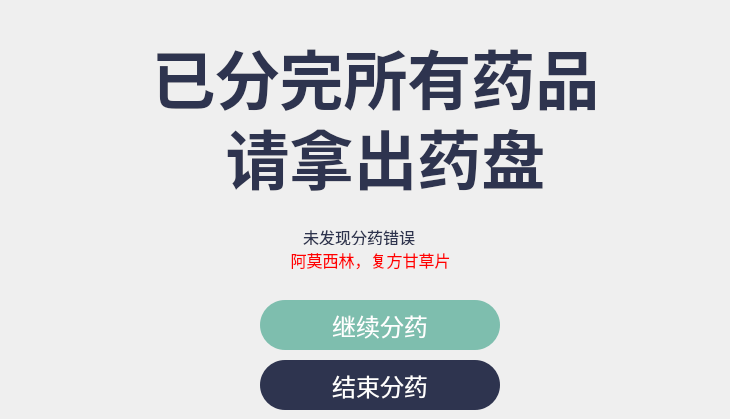
      <widget class="QWidget" name="finish_dispense_page">
       <widget class="QLabel" name="guide_msg_4">
        <property name="enabled">
         <bool>true</bool>
        </property>
        <property name="geometry">
         <rect>
          <x>40</x>
          <y>10</y>
          <width>671</width>
          <height>131</height>
         </rect>
        </property>
        <property name="styleSheet">
         <string notr="true">QLabel
{
color: #2E344F;
text-align: center;
font-family: &quot;Source Han Sans SC&quot;;
font-size: 64px;
font-style: normal;
font-weight: 700;
line-height: normal;
}</string>
        </property>
        <property name="frameShape">
         <enum>QFrame::NoFrame</enum>
        </property>
        <property name="lineWidth">
         <number>1</number>
        </property>
        <property name="text">
         <string>已分完所有药品</string>
        </property>
        <property name="textFormat">
         <enum>Qt::AutoText</enum>
        </property>
        <property name="alignment">
         <set>Qt::AlignCenter</set>
        </property>
       </widget>
       <widget class="QLabel" name="dispense_error_msg">
        <property name="geometry">
         <rect>
          <x>303</x>
          <y>229</y>
          <width>231</width>
          <height>16</height>
         </rect>
        </property>
        <property name="styleSheet">
         <string notr="true">QLabel
{
color: #2E344F;
font-family: &quot;Source Han Sans SC&quot;;
font-size: 16px;
font-style: normal;
font-weight: 400;
line-height: normal;
}</string>
        </property>
        <property name="text">
         <string>未发现分药错误</string>
        </property>
        <property name="alignment">
         <set>Qt::AlignLeading|Qt::AlignLeft|Qt::AlignVCenter</set>
        </property>
       </widget>
       <widget class="QLabel" name="check_mark_4">
        <property name="geometry">
         <rect>
          <x>280</x>
          <y>230</y>
          <width>16</width>
          <height>16</height>
         </rect>
        </property>
        <property name="text">
         <string/>
        </property>
        <property name="pixmap">
         <pixmap>imgs/green_check_mark.png</pixmap>
        </property>
        <property name="scaledContents">
         <bool>true</bool>
        </property>
        <property name="alignment">
         <set>Qt::AlignCenter</set>
        </property>
       </widget>
       <widget class="QPushButton" name="next_patient_button">
        <property name="geometry">
         <rect>
          <x>260</x>
          <y>300</y>
          <width>240</width>
          <height>50</height>
         </rect>
        </property>
        <property name="cursor">
         <cursorShape>PointingHandCursor</cursorShape>
        </property>
        <property name="layoutDirection">
         <enum>Qt::LeftToRight</enum>
        </property>
        <property name="styleSheet">
         <string notr="true">QPushButton {
	border-radius: 25px;
	background: #7EBEAE;
    border: none;
    color: #FFF;
    font-size: 24px;
    font-weight: 400;
    padding: 10px;
}

QPushButton:hover {
    background-color: #66A696;
}

QPushButton:pressed {
    background-color: #7EBEAE;
}</string>
        </property>
        <property name="text">
         <string>继续分药</string>
        </property>
       </widget>
       <widget class="QLabel" name="guide_msg_5">
        <property name="enabled">
         <bool>true</bool>
        </property>
        <property name="geometry">
         <rect>
          <x>50</x>
          <y>90</y>
          <width>671</width>
          <height>131</height>
         </rect>
        </property>
        <property name="styleSheet">
         <string notr="true">QLabel
{
color: #2E344F;
text-align: center;
font-family: &quot;Source Han Sans SC&quot;;
font-size: 64px;
font-style: normal;
font-weight: 700;
line-height: normal;
}</string>
        </property>
        <property name="frameShape">
         <enum>QFrame::NoFrame</enum>
        </property>
        <property name="lineWidth">
         <number>1</number>
        </property>
        <property name="text">
         <string>请拿出药盘</string>
        </property>
        <property name="textFormat">
         <enum>Qt::AutoText</enum>
        </property>
        <property name="alignment">
         <set>Qt::AlignCenter</set>
        </property>
       </widget>
       <widget class="QPushButton" name="finish_dispensing_button">
        <property name="geometry">
         <rect>
          <x>260</x>
          <y>360</y>
          <width>240</width>
          <height>50</height>
         </rect>
        </property>
        <property name="cursor">
         <cursorShape>PointingHandCursor</cursorShape>
        </property>
        <property name="layoutDirection">
         <enum>Qt::LeftToRight</enum>
        </property>
        <property name="styleSheet">
         <string notr="true">QPushButton {
	border-radius: 25px;
	background: #2E344F;
    border: none;
    color: #FFF;
    font-size: 24px;
    font-weight: 400;
    padding: 10px;
}

QPushButton:hover {
    background-color: #212538;
}

QPushButton:pressed {
    background-color: #2E344F;
}</string>
        </property>
        <property name="text">
         <string>结束分药</string>
        </property>
       </widget>
       <widget class="QLabel" name="error_mark_4">
        <property name="geometry">
         <rect>
          <x>280</x>
          <y>230</y>
          <width>16</width>
          <height>16</height>
         </rect>
        </property>
        <property name="text">
         <string/>
        </property>
        <property name="pixmap">
         <pixmap>imgs/red_error_mark.png</pixmap>
        </property>
        <property name="scaledContents">
         <bool>true</bool>
        </property>
        <property name="alignment">
         <set>Qt::AlignCenter</set>
        </property>
       </widget>
       <widget class="QLabel" name="fail_dispense_medicines_msg">
        <property name="geometry">
         <rect>
          <x>40</x>
          <y>250</y>
          <width>661</width>
          <height>20</height>
         </rect>
        </property>
        <property name="styleSheet">
         <string notr="true">QLabel
{
color: rgb(255, 0, 0);
font-family: &quot;Source Han Sans SC&quot;;
font-size: 16px;
font-style: normal;
font-weight: 400;
line-height: normal;
}</string>
        </property>
        <property name="text">
         <string>阿莫西林，复方甘草片</string>
        </property>
        <property name="alignment">
         <set>Qt::AlignCenter</set>
        </property>
       </widget>
      </widget>
